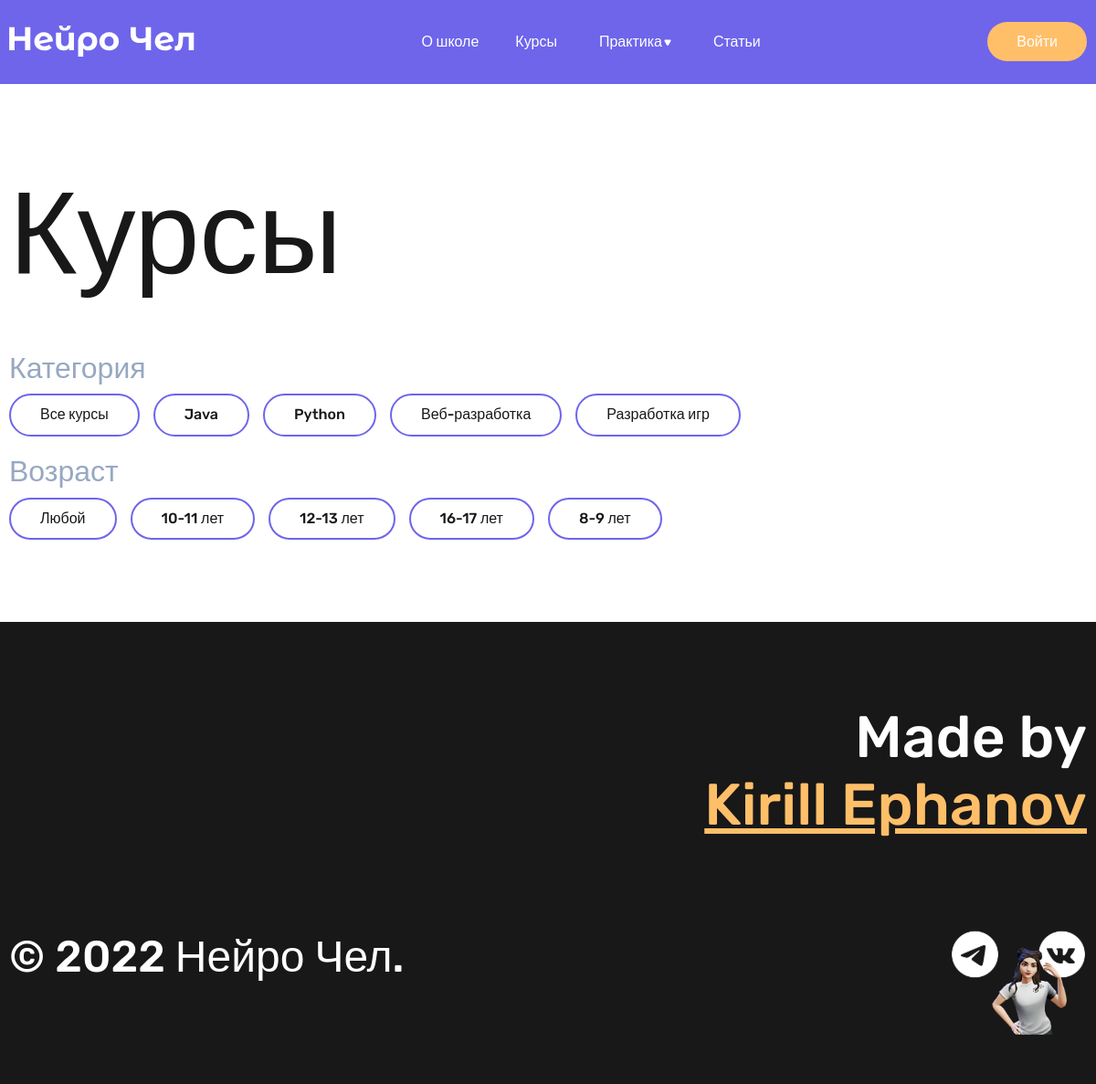
Screenshot of /courses/category/5/ with the database file from the repository.
### blablycode_app/models.py (models this page shows, shortened)
class Category(models.Model):
    category_title = models.CharField(max_length=150, verbose_name='Название категории')
    class Meta:
        verbose_name = 'Категория'
        verbose_name_plural = 'Категории'
        ordering = ['category_title']

class Age(models.Model):
    age_title = models.CharField(max_length=50, verbose_name='Возраст')
    class Meta:
        verbose_name = 'Возраст'
        verbose_name_plural = 'Возраст'
        ordering = ['age_title']

### blablycode_app/views.py (the view)
# urls.py: path('courses/category/<int:category_id>/', get_courses_category, name='courses_category'),
def get_courses_category(request, category_id):
    courses = Course.objects.filter(course_category_id=category_id)
    categories = Category.objects.all()
    category = Category.objects.get(pk=category_id)
    age = Age.objects.all()
    context = {'courses': courses, 'categories': categories, 'age': age, 'category': category}
    return render(request=request, template_name='blablycode_app/courses_category.html', context=context)

### blablycode_app/templates/blablycode_app/courses_category.html (shortened to what this page needs)
{% extends 'base.html' %}
{% block content %}
    <div class="wrapper">
        <h1 class="page-title">Курсы</h1>
    </div>
    <section>
        <div class="wrapper">
            <div class="filter-block">
                <div class="filter-top">
                    <p class="filter__title">
                        Категория
                    </p>
                    <div class="filter__content">
                        <a href="{% url 'courses' %}" class="filter__link">Все курсы</a>
                        {% for item in categories %}
                        <a href="{% url 'courses_category' item.pk %}" class="filter__link">{{ item.category_title }}</a>
                        {% endfor %}
                    </div>
                </div>
                <div class="filter-bottom">
                    <p class="filter__title">
                        Возраст
                    </p>
                    <div class="filter__content">
                        <a href="{% url 'courses' %}" class="filter__link">Любой</a>
                        {% for item in age %}
                        <a href="{% url 'courses_age' item.pk %}" class="filter__link">{{ item.age_title }}</a>
                        {% endfor %}
                    </div>
                </div>
            </div>
        </div>
    </section>
{% endblock %}

### blablycode/static/styles/style.css (style rules this page uses)
:root { --dark: #181818; --blue: #6E65EB; --orange: #FFBF69; --grey: #97A8C1; }
html { background-color: var(--dark); }
body { font-family: 'Rubik', sans-serif; color: var(--dark); background-color: #fff; }
.wrapper { max-width: 1180px; padding-right: 5px; padding-left: 5px; margin: 0 auto; }
.page-title { font-size: 128px; font-weight: 500; margin-top: 90px; margin-bottom: 55px; }
.filter-block { margin-bottom: 90px; }
.filter-top { margin-bottom: 20px; }
.filter__title { color: var(--grey); font-size: 32px; font-weight: 500; margin-top: 0; margin-bottom: 10px; }
.filter__content { display: flex; flex-wrap: wrap; gap: 15px; }
.filter__link { color: var(--dark); text-decoration: none; font-size: 16px; font-weight: 500; border: 2px solid var(--blue); border-radius: 100px; padding: 12px 32px; display: inline-block; }

### rows the page displays
Category: category_title "Java"
Category: category_title "Python"
Category: category_title "Веб-разработка"
Category: category_title "Разработка игр"
Age: age_title "10-11 лет"
Age: age_title "12-13 лет"
Age: age_title "16-17 лет"
Age: age_title "8-9 лет"
